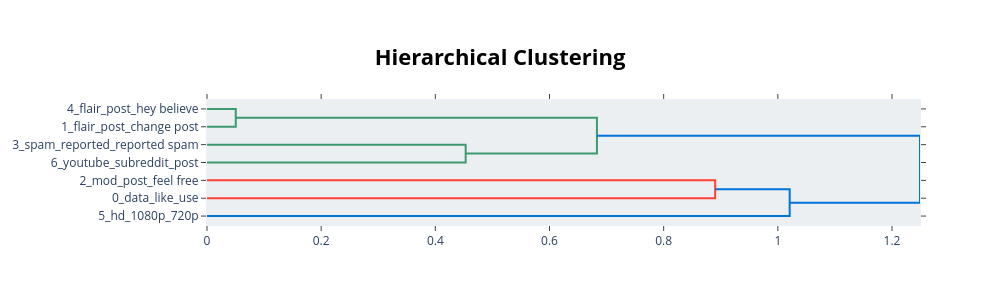

Notebook code for this chart:
### Markdown cell above
#### Visualise topic hierarchy

### Code cell
topic_model.visualize_hierarchy(top_n_topics=50)

### Figure 1 — Plotly figure (JSON) as saved in the notebook; plotly's stock layout.template omitted (floating-point values rounded to 4 significant figures)
{"data": [{"hoverinfo": "text", "marker": {"color": "rgb(61,153,112)"}, "mode": "lines", "x": [0.0, 0.05038, 0.05038, 0.0], "xaxis": "x", "y": [-5.0, -5.0, -15.0, -15.0], "yaxis": "y", "type": "scatter"}, {"hoverinfo": "text", "marker": {"color": "rgb(61,153,112)"}, "mode": "lines", "x": [0.0, 0.4531, 0.4531, 0.0], "xaxis": "x", "y": [-25.0, -25.0, -35.0, -35.0], "yaxis": "y", "type": "scatter"}, {"hoverinfo": "text", "marker": {"color": "rgb(61,153,112)"}, "mode": "lines", "x": [0.05038, 0.6831, 0.6831, 0.4531], "xaxis": "x", "y": [-10.0, -10.0, -30.0, -30.0], "yaxis": "y", "type": "scatter"}, {"hoverinfo": "text", "marker": {"color": "rgb(255,65,54)"}, "mode": "lines", "x": [0.0, 0.8902, 0.8902, 0.0], "xaxis": "x", "y": [-45.0, -45.0, -55.0, -55.0], "yaxis": "y", "type": "scatter"}, {"hoverinfo": "text", "marker": {"color": "rgb(0,116,217)"}, "mode": "lines", "x": [0.8902, 1.021, 1.021, 0.0], "xaxis": "x", "y": [-50.0, -50.0, -65.0, -65.0], "yaxis": "y", "type": "scatter"}, {"hoverinfo": "text", "marker": {"color": "rgb(0,116,217)"}, "mode": "lines", "x": [0.6831, 1.249, 1.249, 1.021], "xaxis": "x", "y": [-20.0, -20.0, -57.5, -57.5], "yaxis": "y", "type": "scatter"}], "layout": {"autosize": false, "height": 305, "hovermode": "closest", "showlegend": false, "width": 1000, "xaxis": {"mirror": "allticks", "rangemode": "tozero", "showgrid": false, "showline": true, "showticklabels": true, "ticks": "outside", "type": "linear", "zeroline": false}, "yaxis": {"mirror": "allticks", "rangemode": "tozero", "showgrid": false, "showline": true, "showticklabels": true, "tickmode": "array", "ticks": "outside", "ticktext": ["4_flair_post_hey believe", "1_flair_post_change post", "3_spam_reported_reported spam", "6_youtube_subreddit_post", "2_mod_post_feel free", "0_data_like_use", "5_hd_1080p_720p"], "tickvals": [-5.0, -15.0, -25.0, -35.0, -45.0, -55.0, -65.0], "type": "linear", "zeroline": false, "range": [-70.0, 0.0]}, "title": {"font": {"size": 22, "color": "Black"}, "text": "<b>Hierarchical Clustering</b>", "x": 0.5, "xanchor": "center", "yanchor": "top"}, "hoverlabel": {"font": {"size": 16, "family": "Rockwell"}, "bgcolor": "white"}, "plot_bgcolor": "#ECEFF1"}}
